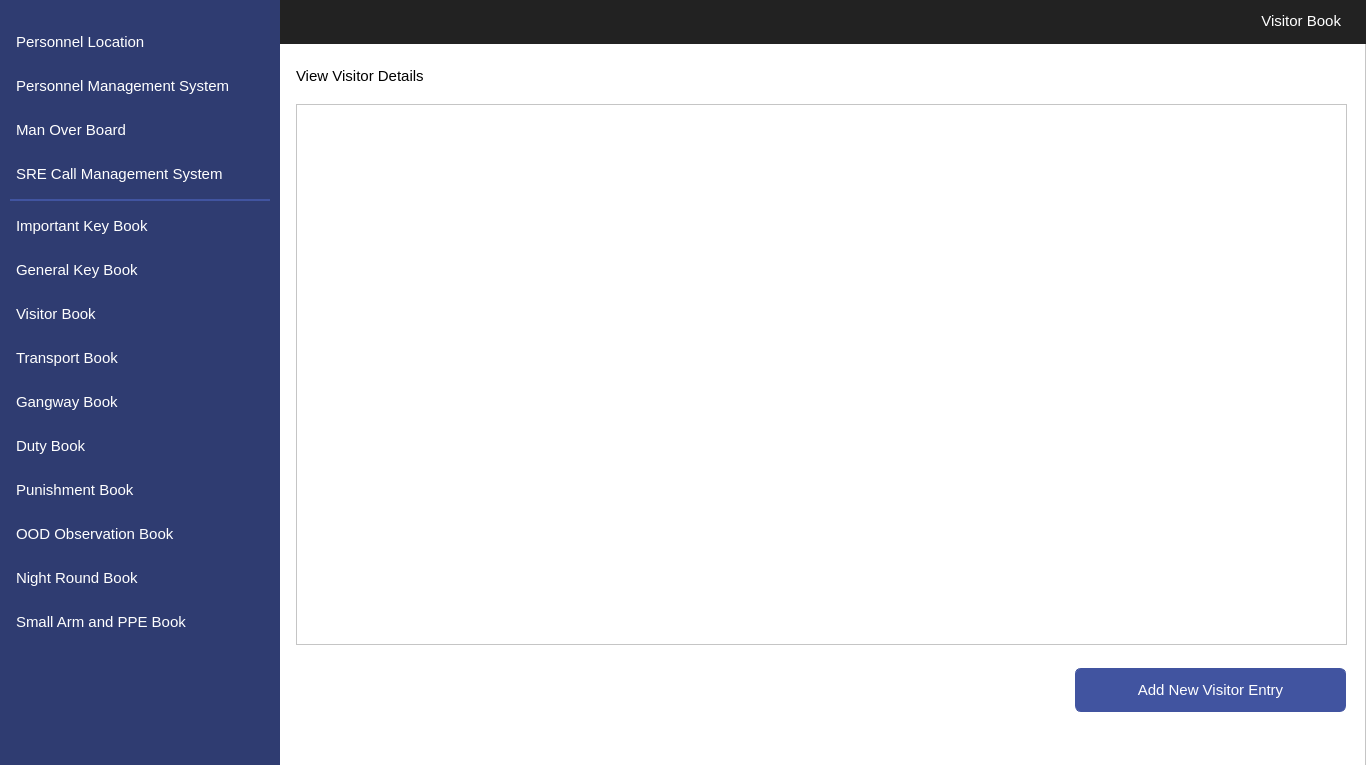
<?xml version="1.0" encoding="UTF-8"?>
<ui version="4.0">
 <class>MainWindow</class>
 <widget class="QMainWindow" name="MainWindow">
  <property name="geometry">
   <rect>
    <x>0</x>
    <y>0</y>
    <width>1366</width>
    <height>765</height>
   </rect>
  </property>
  <property name="windowTitle">
   <string>MainWindow</string>
  </property>
  <widget class="QWidget" name="centralwidget">
   <widget class="QFrame" name="frame">
    <property name="geometry">
     <rect>
      <x>0</x>
      <y>0</y>
      <width>1366</width>
      <height>768</height>
     </rect>
    </property>
    <property name="styleSheet">
     <string notr="true">background-color: #ffffff</string>
    </property>
    <property name="frameShape">
     <enum>QFrame::StyledPanel</enum>
    </property>
    <property name="frameShadow">
     <enum>QFrame::Raised</enum>
    </property>
    <widget class="QLabel" name="label">
     <property name="geometry">
      <rect>
       <x>0</x>
       <y>0</y>
       <width>280</width>
       <height>768</height>
      </rect>
     </property>
     <property name="styleSheet">
      <string notr="true">background-image: url(null);
background-color:#2F3C71;</string>
     </property>
     <property name="text">
      <string/>
     </property>
    </widget>
    <widget class="QLabel" name="label_2">
     <property name="geometry">
      <rect>
       <x>0</x>
       <y>0</y>
       <width>1366</width>
       <height>44</height>
      </rect>
     </property>
     <property name="styleSheet">
      <string notr="true">background-image: url(null);
background-color:#222222;</string>
     </property>
     <property name="text">
      <string/>
     </property>
    </widget>
    <widget class="QLabel" name="label_3">
     <property name="geometry">
      <rect>
       <x>1120</x>
       <y>5</y>
       <width>221</width>
       <height>31</height>
      </rect>
     </property>
     <property name="font">
      <font>
       <family>Segoe UI</family>
       <pointsize>11</pointsize>
      </font>
     </property>
     <property name="styleSheet">
      <string notr="true">color: #ffffff;
background-color: #222222;
font-size: 11pt</string>
     </property>
     <property name="text">
      <string>Visitor Book</string>
     </property>
     <property name="alignment">
      <set>Qt::AlignRight|Qt::AlignTrailing|Qt::AlignVCenter</set>
     </property>
    </widget>
    <widget class="QPushButton" name="navAddVisitor">
     <property name="geometry">
      <rect>
       <x>1075</x>
       <y>668</y>
       <width>271</width>
       <height>44</height>
      </rect>
     </property>
     <property name="font">
      <font>
       <family>Segoe UI</family>
       <pointsize>11</pointsize>
      </font>
     </property>
     <property name="cursor">
      <cursorShape>PointingHandCursor</cursorShape>
     </property>
     <property name="styleSheet">
      <string notr="true">QPushButton
{
    color: #ffffff;
    background-color:#4154A0;
    border-width: 1px;
    border-color: #4154A0;
    border-style: solid;
    border-radius: 6;
    padding: 3px;
    font-size: 11pt;
    padding-left: 5px;
    padding-right: 5px;
    min-width: 40px;
}

QPushButton:hover
{
    background-color:#384889
}
QPushButton:pressed
{
    background-color: #384889;
 	border-width: 3px;
    border-color: #5C70BC;
    border-style: solid;
    border-radius: 6;

}</string>
     </property>
     <property name="text">
      <string>Add New Visitor Entry</string>
     </property>
     <property name="icon">
      <iconset>
       <normaloff>InterfaceIcons/add.png</normaloff>InterfaceIcons/add.png</iconset>
     </property>
     <property name="iconSize">
      <size>
       <width>25</width>
       <height>25</height>
      </size>
     </property>
    </widget>
    <widget class="QTableView" name="tblViewVisitor">
     <property name="geometry">
      <rect>
       <x>296</x>
       <y>104</y>
       <width>1051</width>
       <height>541</height>
      </rect>
     </property>
     <property name="font">
      <font>
       <pointsize>11</pointsize>
      </font>
     </property>
    </widget>
    <widget class="QPushButton" name="navViewPunishment">
     <property name="geometry">
      <rect>
       <x>10</x>
       <y>468</y>
       <width>260</width>
       <height>44</height>
      </rect>
     </property>
     <property name="font">
      <font>
       <family>Segoe UI</family>
       <pointsize>11</pointsize>
      </font>
     </property>
     <property name="cursor">
      <cursorShape>PointingHandCursor</cursorShape>
     </property>
     <property name="styleSheet">
      <string notr="true">QPushButton 
{
    text-align: left;
    color: #ffffff;
    background-color:#2F3C71;
    border-width: 1px;
    border-color: #2F3C71;
    border-style: solid;
    border-radius: 6;
    padding: 3px;
    font-size: 11pt;
    padding-left: 5px;
    padding-right: 5px;
    min-width: 40px;
}

QPushButton:hover
{
    background-color:#4154A0;
}
QPushButton:pressed
{
    background-color: #384889;
 	border-width: 3px;
    border-color: #5C70BC;
    border-style: solid;
    border-radius: 6;

}</string>
     </property>
     <property name="text">
      <string>Punishment Book</string>
     </property>
     <property name="icon">
      <iconset>
       <normaloff>InterfaceIcons/punishment.png</normaloff>InterfaceIcons/punishment.png</iconset>
     </property>
     <property name="iconSize">
      <size>
       <width>25</width>
       <height>25</height>
      </size>
     </property>
     <property name="flat">
      <bool>false</bool>
     </property>
    </widget>
    <widget class="QPushButton" name="navViewImpKey">
     <property name="geometry">
      <rect>
       <x>10</x>
       <y>204</y>
       <width>260</width>
       <height>44</height>
      </rect>
     </property>
     <property name="font">
      <font>
       <family>Segoe UI</family>
       <pointsize>11</pointsize>
      </font>
     </property>
     <property name="cursor">
      <cursorShape>PointingHandCursor</cursorShape>
     </property>
     <property name="styleSheet">
      <string notr="true">QPushButton 
{
    text-align: left;
    color: #ffffff;
    background-color:#2F3C71;
    border-width: 1px;
    border-color: #2F3C71;
    border-style: solid;
    border-radius: 6;
    padding: 3px;
    font-size: 11pt;
    padding-left: 5px;
    padding-right: 5px;
    min-width: 40px;
}

QPushButton:hover
{
    background-color:#4154A0;
}
QPushButton:pressed
{
    background-color: #384889;
 	border-width: 3px;
    border-color: #5C70BC;
    border-style: solid;
    border-radius: 6;

}</string>
     </property>
     <property name="text">
      <string>Important Key Book</string>
     </property>
     <property name="icon">
      <iconset>
       <normaloff>InterfaceIcons/impKey.png</normaloff>InterfaceIcons/impKey.png</iconset>
     </property>
     <property name="iconSize">
      <size>
       <width>25</width>
       <height>25</height>
      </size>
     </property>
     <property name="flat">
      <bool>false</bool>
     </property>
    </widget>
    <widget class="QPushButton" name="navViewGenKey">
     <property name="geometry">
      <rect>
       <x>10</x>
       <y>248</y>
       <width>260</width>
       <height>44</height>
      </rect>
     </property>
     <property name="font">
      <font>
       <family>Segoe UI</family>
       <pointsize>11</pointsize>
      </font>
     </property>
     <property name="cursor">
      <cursorShape>PointingHandCursor</cursorShape>
     </property>
     <property name="styleSheet">
      <string notr="true">QPushButton 
{
    text-align: left;
    color: #ffffff;
    background-color:#2F3C71;
    border-width: 1px;
    border-color: #2F3C71;
    border-style: solid;
    border-radius: 6;
    padding: 3px;
    font-size: 11pt;
    padding-left: 5px;
    padding-right: 5px;
    min-width: 40px;
}

QPushButton:hover
{
    background-color:#4154A0;
}
QPushButton:pressed
{
    background-color: #384889;
 	border-width: 3px;
    border-color: #5C70BC;
    border-style: solid;
    border-radius: 6;

}</string>
     </property>
     <property name="text">
      <string>General Key Book</string>
     </property>
     <property name="icon">
      <iconset>
       <normaloff>InterfaceIcons/genKey.png</normaloff>InterfaceIcons/genKey.png</iconset>
     </property>
     <property name="iconSize">
      <size>
       <width>25</width>
       <height>25</height>
      </size>
     </property>
     <property name="flat">
      <bool>false</bool>
     </property>
    </widget>
    <widget class="QPushButton" name="navViewVisitor">
     <property name="geometry">
      <rect>
       <x>10</x>
       <y>292</y>
       <width>260</width>
       <height>44</height>
      </rect>
     </property>
     <property name="font">
      <font>
       <family>Segoe UI</family>
       <pointsize>11</pointsize>
      </font>
     </property>
     <property name="cursor">
      <cursorShape>PointingHandCursor</cursorShape>
     </property>
     <property name="styleSheet">
      <string notr="true">QPushButton 
{
    text-align: left;
    color: #ffffff;
    background-color:#2F3C71;
    border-width: 1px;
    border-color: #2F3C71;
    border-style: solid;
    border-radius: 6;
    padding: 3px;
    font-size: 11pt;
    padding-left: 5px;
    padding-right: 5px;
    min-width: 40px;
}

QPushButton:hover
{
    background-color:#4154A0;
}
QPushButton:active
{
    background-color:#4154A0;
}
QPushButton:pressed
{
    background-color: #384889;
 	border-width: 3px;
    border-color: #5C70BC;
    border-style: solid;
    border-radius: 6;
}</string>
     </property>
     <property name="text">
      <string>Visitor Book</string>
     </property>
     <property name="icon">
      <iconset>
       <normaloff>InterfaceIcons/visitor.png</normaloff>InterfaceIcons/visitor.png</iconset>
     </property>
     <property name="iconSize">
      <size>
       <width>25</width>
       <height>25</height>
      </size>
     </property>
     <property name="flat">
      <bool>false</bool>
     </property>
    </widget>
    <widget class="QPushButton" name="navViewTransport">
     <property name="geometry">
      <rect>
       <x>10</x>
       <y>336</y>
       <width>260</width>
       <height>44</height>
      </rect>
     </property>
     <property name="font">
      <font>
       <family>Segoe UI</family>
       <pointsize>11</pointsize>
      </font>
     </property>
     <property name="cursor">
      <cursorShape>PointingHandCursor</cursorShape>
     </property>
     <property name="styleSheet">
      <string notr="true">QPushButton 
{
    text-align: left;
    color: #ffffff;
    background-color:#2F3C71;
    border-width: 1px;
    border-color: #2F3C71;
    border-style: solid;
    border-radius: 6;
    padding: 3px;
    font-size: 11pt;
    padding-left: 5px;
    padding-right: 5px;
    min-width: 40px;
}

QPushButton:hover
{
    background-color:#4154A0;
}
QPushButton:pressed
{
    background-color: #384889;
 	border-width: 3px;
    border-color: #5C70BC;
    border-style: solid;
    border-radius: 6;

}</string>
     </property>
     <property name="text">
      <string>Transport Book</string>
     </property>
     <property name="icon">
      <iconset>
       <normaloff>InterfaceIcons/transport.png</normaloff>InterfaceIcons/transport.png</iconset>
     </property>
     <property name="iconSize">
      <size>
       <width>25</width>
       <height>25</height>
      </size>
     </property>
     <property name="flat">
      <bool>false</bool>
     </property>
    </widget>
    <widget class="QPushButton" name="navViewGangway">
     <property name="geometry">
      <rect>
       <x>10</x>
       <y>380</y>
       <width>260</width>
       <height>44</height>
      </rect>
     </property>
     <property name="font">
      <font>
       <family>Segoe UI</family>
       <pointsize>11</pointsize>
      </font>
     </property>
     <property name="cursor">
      <cursorShape>PointingHandCursor</cursorShape>
     </property>
     <property name="styleSheet">
      <string notr="true">QPushButton 
{
    text-align: left;
    color: #ffffff;
    background-color:#2F3C71;
    border-width: 1px;
    border-color: #2F3C71;
    border-style: solid;
    border-radius: 6;
    padding: 3px;
    font-size: 11pt;
    padding-left: 5px;
    padding-right: 5px;
    min-width: 40px;
}

QPushButton:hover
{
    background-color:#4154A0;
}
QPushButton:pressed
{
    background-color: #384889;
 	border-width: 3px;
    border-color: #5C70BC;
    border-style: solid;
    border-radius: 6;

}</string>
     </property>
     <property name="text">
      <string>Gangway Book</string>
     </property>
     <property name="icon">
      <iconset>
       <normaloff>InterfaceIcons/gangway.png</normaloff>InterfaceIcons/gangway.png</iconset>
     </property>
     <property name="iconSize">
      <size>
       <width>25</width>
       <height>25</height>
      </size>
     </property>
     <property name="flat">
      <bool>false</bool>
     </property>
    </widget>
    <widget class="QPushButton" name="navViewDuty">
     <property name="geometry">
      <rect>
       <x>10</x>
       <y>424</y>
       <width>260</width>
       <height>44</height>
      </rect>
     </property>
     <property name="font">
      <font>
       <family>Segoe UI</family>
       <pointsize>11</pointsize>
      </font>
     </property>
     <property name="cursor">
      <cursorShape>PointingHandCursor</cursorShape>
     </property>
     <property name="styleSheet">
      <string notr="true">QPushButton 
{
    text-align: left;
    color: #ffffff;
    background-color:#2F3C71;
    border-width: 1px;
    border-color: #2F3C71;
    border-style: solid;
    border-radius: 6;
    padding: 3px;
    font-size: 11pt;
    padding-left: 5px;
    padding-right: 5px;
    min-width: 40px;
}

QPushButton:hover
{
    background-color:#4154A0;
}
QPushButton:pressed
{
    background-color: #384889;
 	border-width: 3px;
    border-color: #5C70BC;
    border-style: solid;
    border-radius: 6;

}</string>
     </property>
     <property name="text">
      <string>Duty Book</string>
     </property>
     <property name="icon">
      <iconset>
       <normaloff>InterfaceIcons/duty.png</normaloff>InterfaceIcons/duty.png</iconset>
     </property>
     <property name="iconSize">
      <size>
       <width>25</width>
       <height>25</height>
      </size>
     </property>
     <property name="flat">
      <bool>false</bool>
     </property>
    </widget>
    <widget class="QPushButton" name="navViewNight">
     <property name="geometry">
      <rect>
       <x>10</x>
       <y>556</y>
       <width>260</width>
       <height>44</height>
      </rect>
     </property>
     <property name="font">
      <font>
       <family>Segoe UI</family>
       <pointsize>11</pointsize>
      </font>
     </property>
     <property name="cursor">
      <cursorShape>PointingHandCursor</cursorShape>
     </property>
     <property name="styleSheet">
      <string notr="true">QPushButton 
{
    text-align: left;
    color: #ffffff;
    background-color:#2F3C71;
    border-width: 1px;
    border-color: #2F3C71;
    border-style: solid;
    border-radius: 6;
    padding: 3px;
    font-size: 11pt;
    padding-left: 5px;
    padding-right: 5px;
    min-width: 40px;
}

QPushButton:hover
{
    background-color:#4154A0;
}
QPushButton:pressed
{
    background-color: #384889;
 	border-width: 3px;
    border-color: #5C70BC;
    border-style: solid;
    border-radius: 6;

}</string>
     </property>
     <property name="text">
      <string>Night Round Book</string>
     </property>
     <property name="icon">
      <iconset>
       <normaloff>InterfaceIcons/night.png</normaloff>InterfaceIcons/night.png</iconset>
     </property>
     <property name="iconSize">
      <size>
       <width>25</width>
       <height>25</height>
      </size>
     </property>
     <property name="flat">
      <bool>false</bool>
     </property>
    </widget>
    <widget class="QLabel" name="label_4">
     <property name="geometry">
      <rect>
       <x>10</x>
       <y>199</y>
       <width>260</width>
       <height>2</height>
      </rect>
     </property>
     <property name="styleSheet">
      <string notr="true">background-color:#4154A0;</string>
     </property>
     <property name="text">
      <string/>
     </property>
    </widget>
    <widget class="QPushButton" name="navViewMOB">
     <property name="geometry">
      <rect>
       <x>10</x>
       <y>108</y>
       <width>260</width>
       <height>44</height>
      </rect>
     </property>
     <property name="font">
      <font>
       <family>Segoe UI</family>
       <pointsize>11</pointsize>
      </font>
     </property>
     <property name="cursor">
      <cursorShape>PointingHandCursor</cursorShape>
     </property>
     <property name="styleSheet">
      <string notr="true">QPushButton 
{
    text-align: left;
    color: #ffffff;
    background-color:#2F3C71;
    border-width: 1px;
    border-color: #2F3C71;
    border-style: solid;
    border-radius: 6;
    padding: 3px;
    font-size: 11pt;
    padding-left: 5px;
    padding-right: 5px;
    min-width: 40px;
}

QPushButton:hover
{
    background-color:#4154A0;
}
QPushButton:pressed
{
    background-color: #384889;
 	border-width: 3px;
    border-color: #5C70BC;
    border-style: solid;
    border-radius: 6;

}</string>
     </property>
     <property name="text">
      <string>Man Over Board</string>
     </property>
     <property name="icon">
      <iconset>
       <normaloff>InterfaceIcons/mob.png</normaloff>InterfaceIcons/mob.png</iconset>
     </property>
     <property name="iconSize">
      <size>
       <width>32</width>
       <height>32</height>
      </size>
     </property>
     <property name="flat">
      <bool>false</bool>
     </property>
    </widget>
    <widget class="QPushButton" name="navViewLocation">
     <property name="geometry">
      <rect>
       <x>10</x>
       <y>20</y>
       <width>260</width>
       <height>44</height>
      </rect>
     </property>
     <property name="font">
      <font>
       <family>Segoe UI</family>
       <pointsize>11</pointsize>
      </font>
     </property>
     <property name="cursor">
      <cursorShape>PointingHandCursor</cursorShape>
     </property>
     <property name="styleSheet">
      <string notr="true">QPushButton 
{
    text-align: left;
    color: #ffffff;
    background-color:#2F3C71;
    border-width: 1px;
    border-color: #2F3C71;
    border-style: solid;
    border-radius: 6;
    padding: 3px;
    font-size: 11pt;
    padding-left: 5px;
    padding-right: 5px;
    min-width: 40px;
}

QPushButton:hover
{
    background-color:#4154A0;
}
QPushButton:pressed
{
    background-color: #384889;
 	border-width: 3px;
    border-color: #5C70BC;
    border-style: solid;
    border-radius: 6;

}</string>
     </property>
     <property name="text">
      <string>Personnel Location</string>
     </property>
     <property name="icon">
      <iconset>
       <normaloff>InterfaceIcons/locate.png</normaloff>InterfaceIcons/locate.png</iconset>
     </property>
     <property name="iconSize">
      <size>
       <width>25</width>
       <height>25</height>
      </size>
     </property>
     <property name="flat">
      <bool>false</bool>
     </property>
    </widget>
    <widget class="QPushButton" name="navViewManagement">
     <property name="geometry">
      <rect>
       <x>10</x>
       <y>64</y>
       <width>260</width>
       <height>44</height>
      </rect>
     </property>
     <property name="font">
      <font>
       <family>Segoe UI</family>
       <pointsize>11</pointsize>
      </font>
     </property>
     <property name="cursor">
      <cursorShape>PointingHandCursor</cursorShape>
     </property>
     <property name="styleSheet">
      <string notr="true">QPushButton 
{
    text-align: left;
    color: #ffffff;
    background-color:#2F3C71;
    border-width: 1px;
    border-color: #2F3C71;
    border-style: solid;
    border-radius: 6;
    padding: 3px;
    font-size: 11pt;
    padding-left: 5px;
    padding-right: 5px;
    min-width: 40px;
}

QPushButton:hover
{
    background-color:#4154A0;
}
QPushButton:pressed
{
    background-color: #384889;
 	border-width: 3px;
    border-color: #5C70BC;
    border-style: solid;
    border-radius: 6;

}</string>
     </property>
     <property name="text">
      <string>Personnel Management System</string>
     </property>
     <property name="icon">
      <iconset>
       <normaloff>InterfaceIcons/personnel.png</normaloff>InterfaceIcons/personnel.png</iconset>
     </property>
     <property name="iconSize">
      <size>
       <width>32</width>
       <height>32</height>
      </size>
     </property>
     <property name="flat">
      <bool>false</bool>
     </property>
    </widget>
    <widget class="QPushButton" name="navViewPPE">
     <property name="geometry">
      <rect>
       <x>10</x>
       <y>600</y>
       <width>260</width>
       <height>44</height>
      </rect>
     </property>
     <property name="font">
      <font>
       <family>Segoe UI</family>
       <pointsize>11</pointsize>
      </font>
     </property>
     <property name="cursor">
      <cursorShape>PointingHandCursor</cursorShape>
     </property>
     <property name="styleSheet">
      <string notr="true">QPushButton 
{
    text-align: left;
    color: #ffffff;
    background-color:#2F3C71;
    border-width: 1px;
    border-color: #2F3C71;
    border-style: solid;
    border-radius: 6;
    padding: 3px;
    font-size: 11pt;
    padding-left: 5px;
    padding-right: 5px;
    min-width: 40px;
}

QPushButton:hover
{
    background-color:#4154A0;
}
QPushButton:pressed
{
    background-color: #384889;
 	border-width: 3px;
    border-color: #5C70BC;
    border-style: solid;
    border-radius: 6;

}</string>
     </property>
     <property name="text">
      <string>Small Arm and PPE Book</string>
     </property>
     <property name="icon">
      <iconset>
       <normaloff>InterfaceIcons/armPPE.png</normaloff>InterfaceIcons/armPPE.png</iconset>
     </property>
     <property name="iconSize">
      <size>
       <width>25</width>
       <height>25</height>
      </size>
     </property>
     <property name="flat">
      <bool>false</bool>
     </property>
    </widget>
    <widget class="QPushButton" name="navViewOOD">
     <property name="geometry">
      <rect>
       <x>10</x>
       <y>512</y>
       <width>260</width>
       <height>44</height>
      </rect>
     </property>
     <property name="font">
      <font>
       <family>Segoe UI</family>
       <pointsize>11</pointsize>
      </font>
     </property>
     <property name="cursor">
      <cursorShape>PointingHandCursor</cursorShape>
     </property>
     <property name="styleSheet">
      <string notr="true">QPushButton 
{
    text-align: left;
    color: #ffffff;
    background-color:#2F3C71;
    border-width: 1px;
    border-color: #2F3C71;
    border-style: solid;
    border-radius: 6;
    padding: 3px;
    font-size: 11pt;
    padding-left: 5px;
    padding-right: 5px;
    min-width: 40px;
}

QPushButton:hover
{
    background-color:#4154A0;
}
QPushButton:pressed
{
    background-color: #384889;
 	border-width: 3px;
    border-color: #5C70BC;
    border-style: solid;
    border-radius: 6;

}</string>
     </property>
     <property name="text">
      <string>OOD Observation Book</string>
     </property>
     <property name="icon">
      <iconset>
       <normaloff>InterfaceIcons/oodObserve.png</normaloff>InterfaceIcons/oodObserve.png</iconset>
     </property>
     <property name="iconSize">
      <size>
       <width>25</width>
       <height>25</height>
      </size>
     </property>
     <property name="flat">
      <bool>false</bool>
     </property>
    </widget>
    <widget class="QPushButton" name="navViewCMS">
     <property name="geometry">
      <rect>
       <x>10</x>
       <y>152</y>
       <width>260</width>
       <height>44</height>
      </rect>
     </property>
     <property name="font">
      <font>
       <family>Segoe UI</family>
       <pointsize>11</pointsize>
      </font>
     </property>
     <property name="cursor">
      <cursorShape>PointingHandCursor</cursorShape>
     </property>
     <property name="styleSheet">
      <string notr="true">QPushButton 
{
    text-align: left;
    color: #ffffff;
    background-color:#2F3C71;
    border-width: 1px;
    border-color: #2F3C71;
    border-style: solid;
    border-radius: 6;
    padding: 3px;
    font-size: 11pt;
    padding-left: 5px;
    padding-right: 5px;
    min-width: 40px;
}

QPushButton:hover
{
    background-color:#4154A0;
}
QPushButton:pressed
{
    background-color: #384889;
 	border-width: 3px;
    border-color: #5C70BC;
    border-style: solid;
    border-radius: 6;

}</string>
     </property>
     <property name="text">
      <string>SRE Call Management System</string>
     </property>
     <property name="icon">
      <iconset>
       <normaloff>InterfaceIcons/sreCall.png</normaloff>InterfaceIcons/sreCall.png</iconset>
     </property>
     <property name="iconSize">
      <size>
       <width>25</width>
       <height>25</height>
      </size>
     </property>
     <property name="flat">
      <bool>false</bool>
     </property>
    </widget>
    <widget class="QLabel" name="label_6">
     <property name="geometry">
      <rect>
       <x>296</x>
       <y>60</y>
       <width>221</width>
       <height>31</height>
      </rect>
     </property>
     <property name="font">
      <font>
       <family>Segoe UI</family>
       <pointsize>11</pointsize>
      </font>
     </property>
     <property name="layoutDirection">
      <enum>Qt::LeftToRight</enum>
     </property>
     <property name="styleSheet">
      <string notr="true">color: #000000;
background-color:#ffffff;
font-size: 11pt</string>
     </property>
     <property name="text">
      <string>View Visitor Details</string>
     </property>
     <property name="alignment">
      <set>Qt::AlignLeading|Qt::AlignLeft|Qt::AlignVCenter</set>
     </property>
    </widget>
    <zorder>label_2</zorder>
    <zorder>label</zorder>
    <zorder>label_3</zorder>
    <zorder>navAddVisitor</zorder>
    <zorder>tblViewVisitor</zorder>
    <zorder>navViewPunishment</zorder>
    <zorder>navViewImpKey</zorder>
    <zorder>navViewGenKey</zorder>
    <zorder>navViewVisitor</zorder>
    <zorder>navViewTransport</zorder>
    <zorder>navViewGangway</zorder>
    <zorder>navViewDuty</zorder>
    <zorder>navViewNight</zorder>
    <zorder>label_4</zorder>
    <zorder>navViewMOB</zorder>
    <zorder>navViewLocation</zorder>
    <zorder>navViewManagement</zorder>
    <zorder>navViewPPE</zorder>
    <zorder>navViewOOD</zorder>
    <zorder>navViewCMS</zorder>
    <zorder>label_6</zorder>
   </widget>
  </widget>
 </widget>
 <resources/>
 <connections/>
</ui>
